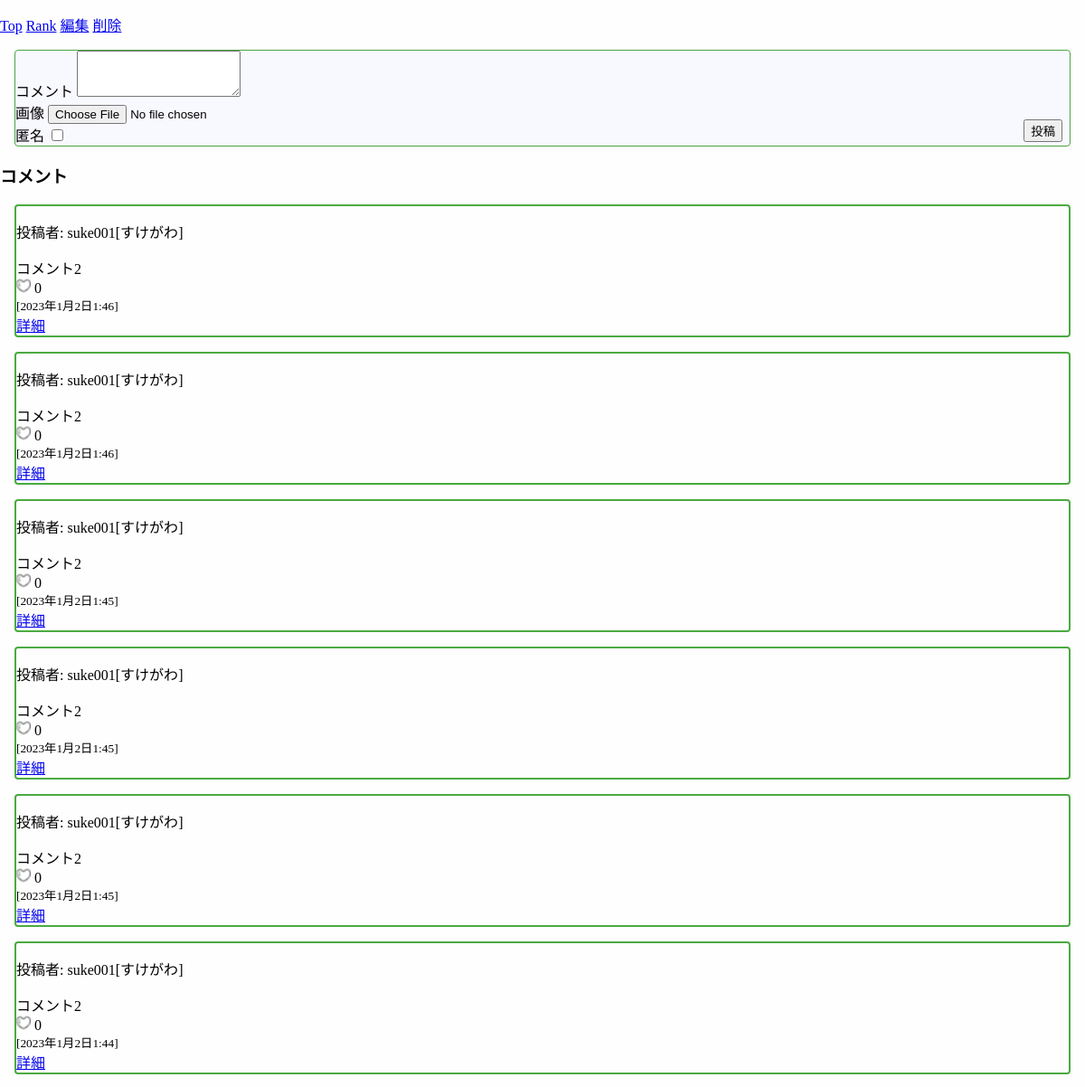
Before: /top/15/ (middle part) with the older database file.
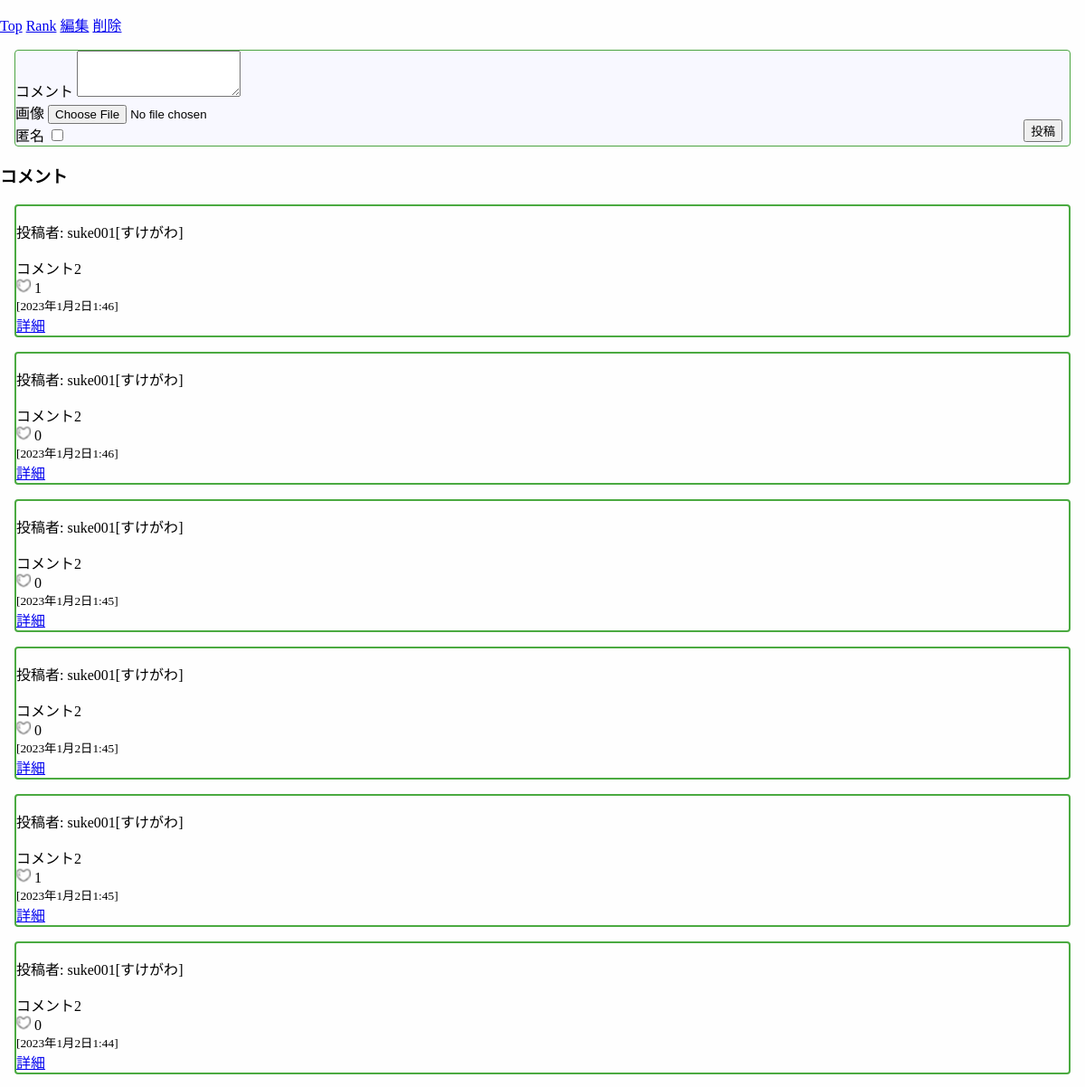
After: the same page with the newer database file.
### app01/models.py (models this page shows, shortened)
class Comment(models.Model):
    text = models.TextField()
    posted_at = models.DateTimeField(default=timezone.now)
    article = models.ForeignKey(Article, related_name='comments', on_delete=models.CASCADE)
    like = models.IntegerField(default=0)
    image = models.ImageField(upload_to='media/comment',null=True, blank=True)
    user = models.ForeignKey(User, on_delete=models.CASCADE)
    anonymity = models.BooleanField(default=False, blank=True, null=True)

### accounts/models.py (models this page shows)
class Person(models.Model):
    age = models.IntegerField(null=True)
    user = models.OneToOneField(User, related_name="userinfo", on_delete=models.CASCADE, unique=True)
    username = models.CharField(null=True, max_length=30)
    icon = models.ImageField(upload_to='media/icon_images', blank=True, null=True)
    timetable = models.OneToOneField(TimeTable, verbose_name="時間割", on_delete=models.CASCADE, null=True, blank=True)

### app01/views.py (the view, shortened to what this page needs)
# urls.py: path('<int:article_id>/', views.detail, name='detail'),
def detail(request, article_id):
	try:
		article = Article.objects.get(pk=article_id)
	except Article.DoesNotExist:
		raise Http404("Article does not exist")
	context = {
		"article": article,
		"comments": article.comments.order_by("-posted_at")
		}
	return render(request, 'app01/keijiban-detail.html', context)

### app01/templates/app01/keijiban-detail.html (shortened to what this page needs)
{% load static %}
<html>
    <head>
        <link rel="stylesheet" href="{% static 'css/header.css' %}">
        <link rel="stylesheet" href="{% static 'css/keijiban-detail.css' %}">
    </head>
    <body>
        <br>
        <p>
            <a href="{% url 'index' %}" id="Top">Top</a>
            <a href="{% url 'rank' %}" id="rank">Rank</a>
            <a href="{% url 'update' article.id %}" id="edit">編集</a>
            <a href="{% url 'delete' article.id %}" id="delete">削除</a>
        </p>
        <form action="{% url 'detail' article.id %}" method="post" enctype="multipart/form-data">
          <div class="post">
            <diV>
              <label for="textInput">コメント</label>
              <textarea id="titleInput" name="text" rows="3"></textarea>
            </diV>
            <div>
              <label for="image">画像</label>
              <input type="file" name="image" accept="image/jpeg, image/png">
            </div>
            <div>
              <label for="checkbox">匿名</label>
              <input type="checkbox" name="checkbox">
            </div>
            <div class="post_button">
              <button type="submit">投稿</button>
            </div>
          </div>
      </form>
        <h3>コメント</h3>
        {% if comments %}
        {% for comment in comments %}
        <div class="comment">
          {% if comment.anonymity %}
          <p>投稿者: {{ comment.user }}[{{ comment.user.userinfo.username}}]</p>
          {% else %}
          <p>投稿者: 匿名</p>
          {% endif %}
            <div class="">
                {{ comment.text | linebreaksbr }}
            </div>
            <div>
              <a href="{% url 'comment_like' comment.id %}" style="text-decoration:none;">
                <img src="..\media\images\heart.png" width="16" height="16">
              </a>
                {{ comment.like }}
            </div>
          <div>
            <small>[{{ comment.posted_at }}]</small>
          </div>
          <a href="{% url 'comment_detail' comment.id %}">詳細</a>
        </div>
        {% endfor %}
        {% else %}
        <p>コメントがありません。</p>
        {% endif %}
    </body>
</html>

### authtest/static/css/header.css (style rules this page uses)
body { margin: 0; background-color: #fefefe; top: 48px; }
a { height: auto; }
a img { display: inline-block; bottom: 0px; padding: 0px; }

### app01/static/css/keijiban-detail.css (style rules this page uses)
.comment { margin: 16px; border: solid 2px #4BAA41; border-radius: 4px; }
.post { display: block; position: relative; border-radius: 4px; background: ghostwhite; border: solid 1px; border-color: #4BA441; box-shadow: 8px; height: auto; margin: 16px; }
.post_button { position: absolute; right: 8px; bottom: 4px; }

Changed rows visible on the page:
changed Comment (number 1 of 6 on the later page): like "0" → "1"
changed Comment (number 5 of 6 on the later page): like "0" → "1"
